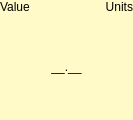
<?xml version="1.0" encoding="UTF-8"?>
<ui version="4.0">
 <class>DisplaySingleText</class>
 <widget class="QWidget" name="DisplaySingleText">
  <property name="geometry">
   <rect>
    <x>0</x>
    <y>0</y>
    <width>133</width>
    <height>120</height>
   </rect>
  </property>
  <property name="sizePolicy">
   <sizepolicy hsizetype="Minimum" vsizetype="Minimum">
    <horstretch>0</horstretch>
    <verstretch>0</verstretch>
   </sizepolicy>
  </property>
  <property name="windowTitle">
   <string>Display Single Text</string>
  </property>
  <property name="styleSheet">
   <string notr="true">background-color: rgb(255, 250, 200);
color: rgb(0, 0, 0);</string>
  </property>
  <layout class="QGridLayout" name="gridLayout">
   <property name="leftMargin">
    <number>0</number>
   </property>
   <property name="topMargin">
    <number>0</number>
   </property>
   <property name="rightMargin">
    <number>0</number>
   </property>
   <property name="bottomMargin">
    <number>0</number>
   </property>
   <property name="spacing">
    <number>0</number>
   </property>
   <item row="0" column="0">
    <layout class="QVBoxLayout" name="verticalLayout">
     <property name="spacing">
      <number>0</number>
     </property>
     <property name="sizeConstraint">
      <enum>QLayout::SetMinimumSize</enum>
     </property>
     <item>
      <layout class="QHBoxLayout" name="horizontalLayout">
       <property name="spacing">
        <number>0</number>
       </property>
       <property name="sizeConstraint">
        <enum>QLayout::SetMinimumSize</enum>
       </property>
       <item>
        <widget class="QLabel" name="label_Label">
         <property name="sizePolicy">
          <sizepolicy hsizetype="Minimum" vsizetype="Preferred">
           <horstretch>0</horstretch>
           <verstretch>0</verstretch>
          </sizepolicy>
         </property>
         <property name="text">
          <string>Value</string>
         </property>
         <property name="textFormat">
          <enum>Qt::PlainText</enum>
         </property>
         <property name="alignment">
          <set>Qt::AlignLeading|Qt::AlignLeft|Qt::AlignVCenter</set>
         </property>
        </widget>
       </item>
       <item>
        <widget class="QLabel" name="label_Units">
         <property name="sizePolicy">
          <sizepolicy hsizetype="Minimum" vsizetype="Preferred">
           <horstretch>0</horstretch>
           <verstretch>0</verstretch>
          </sizepolicy>
         </property>
         <property name="text">
          <string>Units</string>
         </property>
         <property name="textFormat">
          <enum>Qt::PlainText</enum>
         </property>
         <property name="alignment">
          <set>Qt::AlignRight|Qt::AlignTrailing|Qt::AlignVCenter</set>
         </property>
         <property name="indent">
          <number>-1</number>
         </property>
        </widget>
       </item>
      </layout>
     </item>
     <item>
      <widget class="QLabel" name="label_Value1">
       <property name="sizePolicy">
        <sizepolicy hsizetype="Minimum" vsizetype="Expanding">
         <horstretch>0</horstretch>
         <verstretch>0</verstretch>
        </sizepolicy>
       </property>
       <property name="text">
        <string>__.__</string>
       </property>
       <property name="textFormat">
        <enum>Qt::AutoText</enum>
       </property>
       <property name="alignment">
        <set>Qt::AlignCenter</set>
       </property>
      </widget>
     </item>
    </layout>
   </item>
  </layout>
 </widget>
 <resources/>
 <connections/>
</ui>
